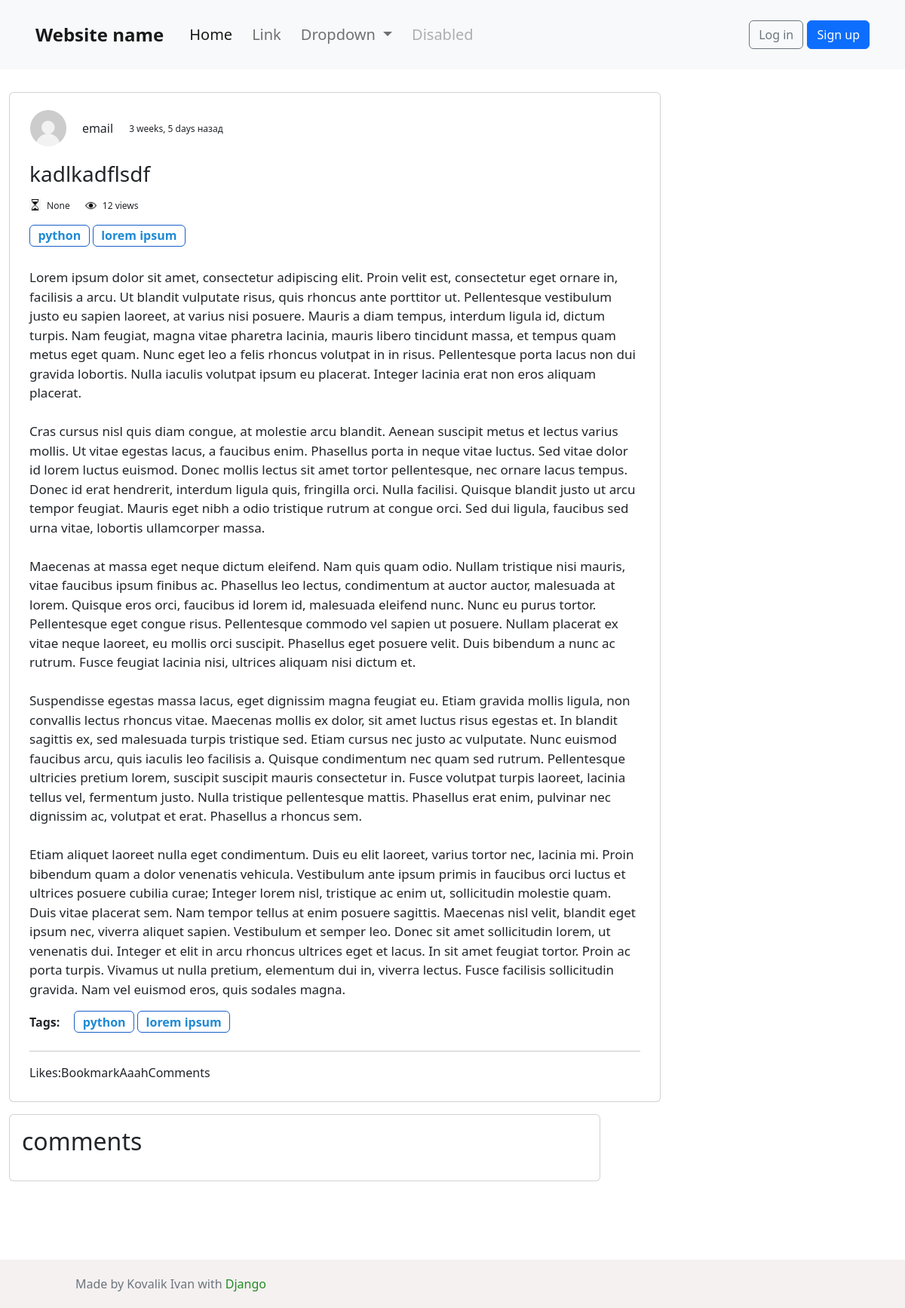
/articles/1/, run on an earlier commit of the app's database.
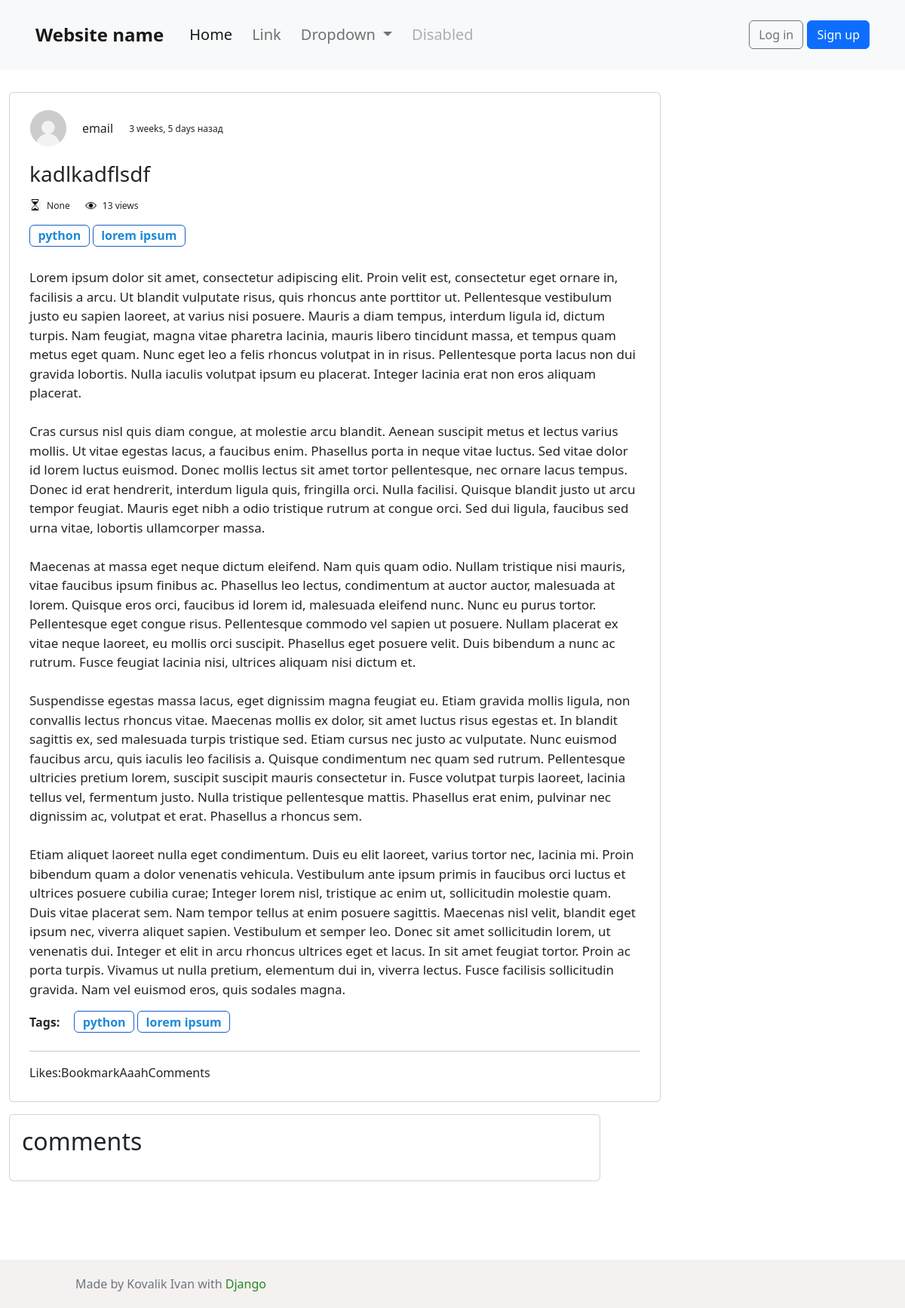
And on a later commit of the database.
### pages/models.py (models this page shows, shortened)
class Article(Model):
    author = ForeignKey(AUTH_USER_MODEL, models.DO_NOTHING)
    name = CharField(max_length=1000, blank=False)
    text = TextField(max_length=25000)
    logo_image = ImageField(upload_to='static/article-images', blank=True)
    reading_time = PositiveIntegerField()
    views = PositiveIntegerField(default=0)
    likes = PositiveIntegerField(default=0)
    date_changed = DateTimeField(auto_now=True)
    date_article_created = DateTimeField(auto_now_add=True)
    tags = TaggableManager()
    class Meta:
        ordering = ['-article_order', '-pub_time']
        verbose_name = _('article')
        verbose_name_plural = verbose_name
        get_latest_by = 'id'
    def save(self, *args, **kwargs):
        super().save(*args, **kwargs)

### accounts/models.py (models this page shows, shortened)
class CustomUser(AbstractUser):
    avatar = ImageField(upload_to='static/user-avatars', default='static/user-avatars/def_avatar.jpg')

### pages/views.py (the view, shortened to what this page needs)
# urls.py: path("articles/<int:id>/", ExactArticlePageView.as_view(), name='article-page'),
class ExactArticlePageView(CreateView):
    template_name = 'pages/exact-article-page.html'
    def get(self, request, *args, **kwargs):
        context = {
            'article': Article.objects.get(id=kwargs['id']),
        }
        article = Article.objects.get(id=kwargs['id'])
        article.views += 1
        article.save()
        return render(request, self.template_name, context)

### templates/pages/exact-article-page.html (shortened to what this page needs)
{% extends '_base.html' %}
{% load crispy_forms_filters %}
{% load static %}
{% block content %}
    <article style="margin-top: 30px;">
        <div class="card" style="width: 54rem; padding: 10px;">
            <div class="card-img-top" style="margin-top: 13px; align-content: center; display:flex;">
                <img src="{% static 'user-avatars/def_avatar.jpg' %}" alt="avatar" height="48" width="48"
                     style="margin-left: 2%">
                <p style="margin-left: 2.5%; margin-top: 12px;">
                    {{ article.author.username }}
                </p>
                <p style="margin-left: 2.5%; margin-top: 16px; font-size: 12px;">
                    {{ article.date_article_created|timesince }} назад
                </p>
            </div>
            <div class="card-body">
                <h3 class="card-title" style="margin-bottom: 2%;">
                    {{ article.name }}
                </h3>
                <div style="font-size: 12px; display:flex;">
                    <img src="{% static 'images/clock_icon.png' %}" height="15px" width="15px" alt="">
                    <p style="margin-left: 1%;">
                        {{ article.reading_time }}
                    </p>
                    <img src="{% static 'images/views_icon.webp' %}" height="15px" width="15px" alt=""
                         style="margin-left: 20px; margin-top: 1px;">
                    <p style="margin-left: 1%;">
                        {{ article.views }} views
                    </p>
                </div>
                {% for tag in article.tags.all %}
                    <a href="../by-tag/{{ tag.slug }}" class="badge badge-primary"
                       style="margin-bottom: 1%; font-size: 16px; color:#1f8ad5; text-decoration: unset;
                                  border: 1px solid #175fc9; :hover{color:#143cd2;}">
                        {{ tag.name|lower }}
                    </a>
                {% endfor %}
                <p class="card-text" style="font-size: 17px; margin-top: 20px;">
                    {{ article.text|linebreaksbr }}
                </p>
                <span style="">
                    <span style="font-weight: bold; margin-right: 15px;">Tags: </span>
                    {% for tag in article.tags.all %}
                        <a href="../by-tag/{{ tag.slug }}" class="badge badge-primary"
                           style="margin-bottom: 1%; font-size: 16px; color:#1f8ad5; text-decoration: unset;
                                  border: 1px solid #175fc9; :hover{color:#143cd2;}">
                        {{ tag.name|lower }}
                    </a>
                    {% endfor %}
                </span>
                <hr>
                <div style="display:flex;">
                    <div>Likes:</div>
                    <div>Bookmark</div>
                    <div>Aaah</div>
                    <div>Comments</div>
                </div>
            </div>
        </div>
        <div class="col-md-8 card mb-4  mt-3 ">
            <div class="card-body">
                {% with comments.count as total_comments %}
                    <h2>{{ total_comments }} comments</h2>
                {% endwith %}
            </div>
        </div>
    </article>
{% endblock content %}

What changed in the data, as far as the page shows it:
changed Article "kadlkadflsdf": views "12" → "13"
